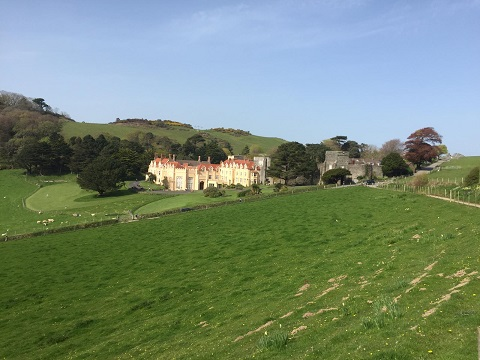
#> input picture images/devon.jpg, 480 x 360 px
$ python image_END.py
#> lines starting #> are read from the running program, lines starting #| are printed output that depends on the picture
import numpy as np
import cv2

img = cv2.imread('../images/devon.jpg')
#> img is the input picture: shape (360, 480, 3); mean B, G, R 116, 136.7, 117.8
#print(img.shape)

b = img[:,:,0]
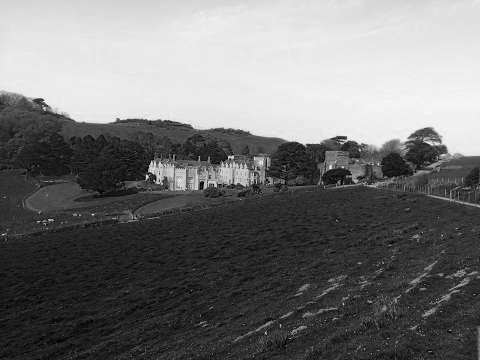
#> b: shape (360, 480); min 0, max 247, mean 116
g = img[:,:,1]
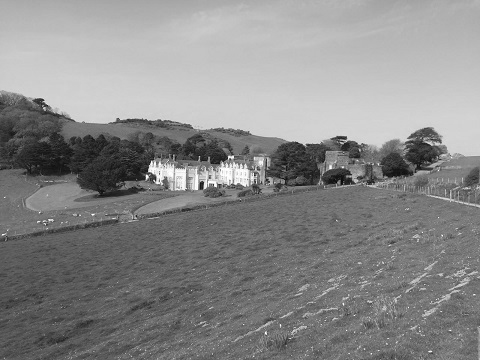
#> g: shape (360, 480); min 0, max 255, mean 136.7
r = img[:,:,2]
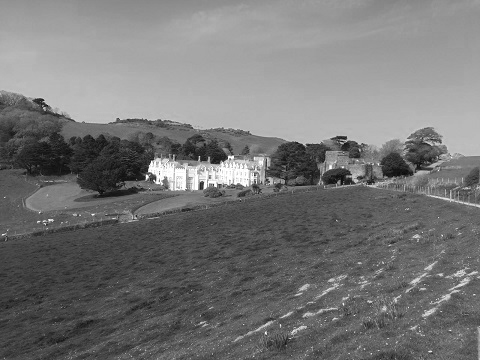
#> r: shape (360, 480); min 7, max 255, mean 117.8
cv2.imshow("blue", b)
cv2.imshow("green", g)
cv2.imshow("red", r)

cv2.imshow('Image', img)
cv2.waitKey(0)
cv2.destroyAllWindows()
